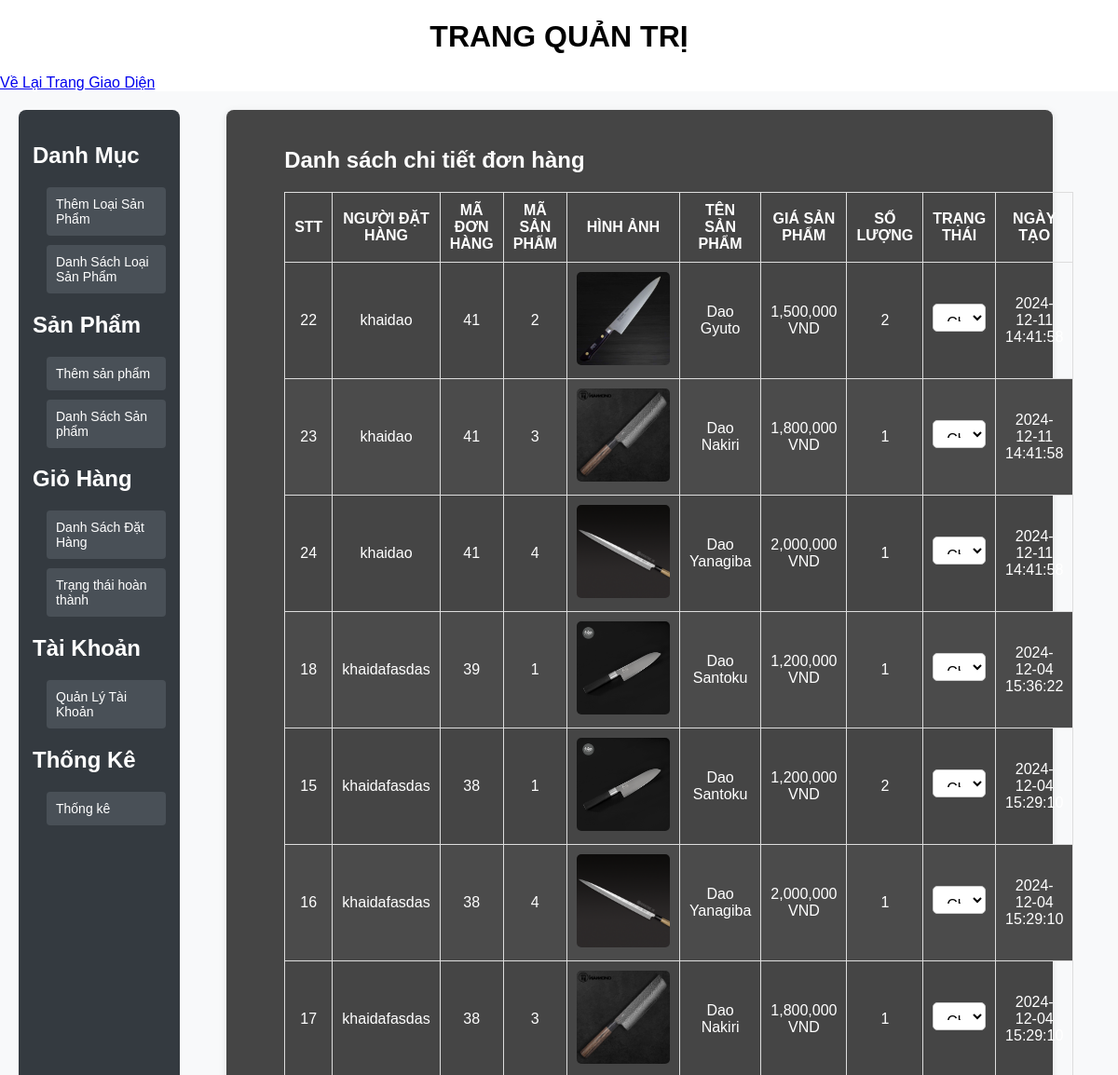
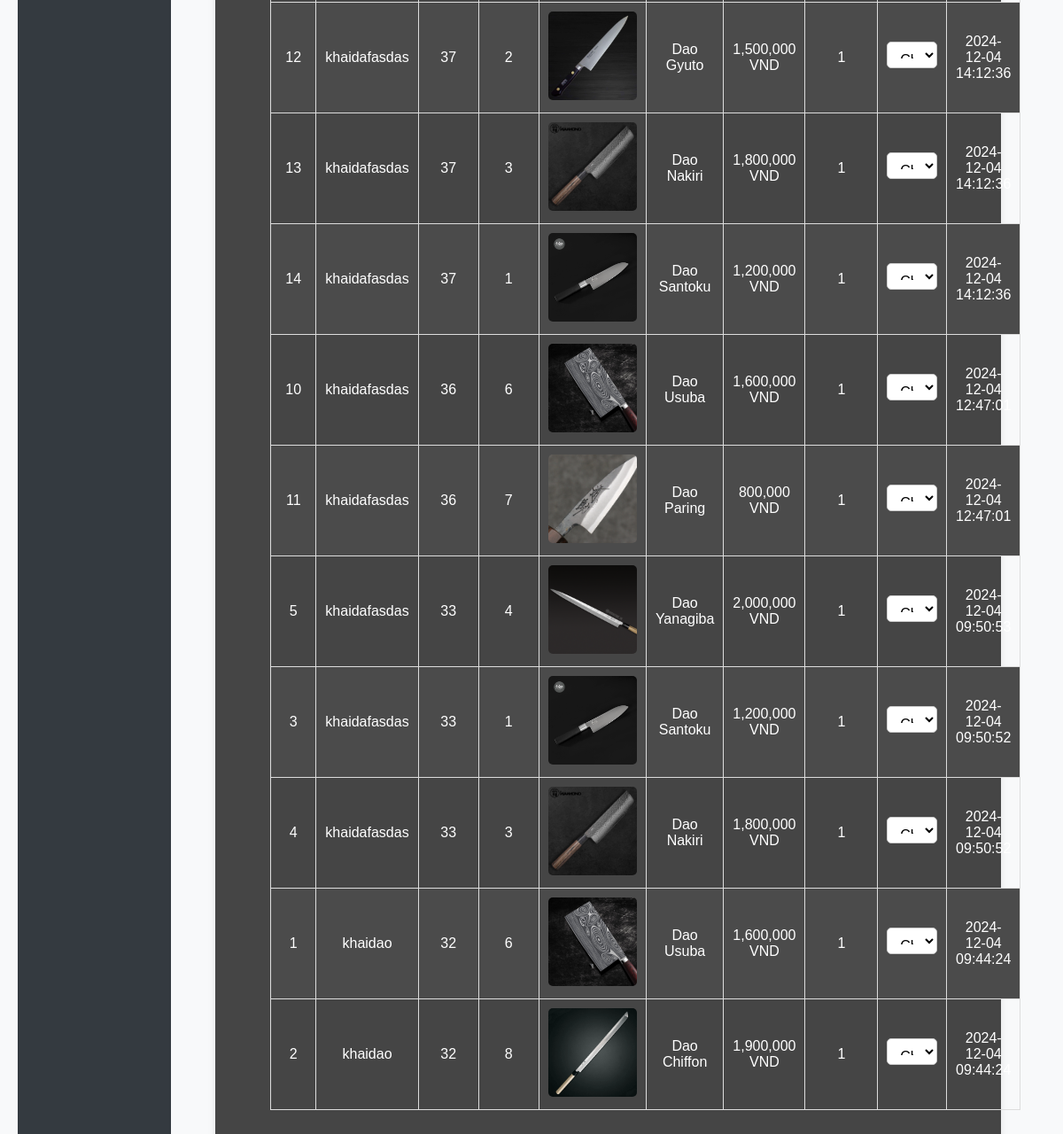
Page /admin/paymentlist.php on the committed database (2 pictures, top to bottom).
### tables this page shows
CREATE TABLE `tbl_payment_detail` (
  `detail_id` int(11) NOT NULL,
  `order_id` int(11) NOT NULL,
  `product_id` int(11) NOT NULL,
  `product_name` varchar(255) NOT NULL,
  `product_price` decimal(10,2) NOT NULL,
  `product_quantity` int(11) NOT NULL,
  `product_img` varchar(255) DEFAULT NULL,
  `status` varchar(50) DEFAULT NULL,
  `created_at` datetime DEFAULT CURRENT_TIMESTAMP
);

CREATE TABLE `tbl_user` (
  `id` int(11) NOT NULL,
  `username` varchar(50) NOT NULL,
  `password` varchar(255) DEFAULT NULL,
  `email` varchar(255) NOT NULL,
  `phone` varchar(20) NOT NULL,
  `role` tinyint(4) NOT NULL DEFAULT '2',
  `created_at` datetime DEFAULT CURRENT_TIMESTAMP
);

### admin/database.php (called while the page is built, shortened)
<?php
class Database {
    private static $instance = null;
    private $link;
    public $host = DB_HOST;
    public $user = DB_USER;
    public $pass = DB_PASS;
    public $dbname = DB_NAME;
    public static function getInstance() {
        if (self::$instance === null) {
            self::$instance = new Database();
        }
        return self::$instance;
    }
    private function connectDB() {
        $this->link = new mysqli($this->host, $this->user, $this->pass, $this->dbname);
    }
    public function select($query, $params = []) {
        $stmt = $this->prepare($query);
        $stmt->execute();
        $result = $stmt->get_result();
        if ($result->num_rows > 0) {
            return $result;
        } else {
            return false;
        }
    }
    public function prepare($query) {
        $stmt = $this->link->prepare($query);
        return $stmt;
    }
}
?>

### admin/paymentlist.php (the view, shortened to what this page needs)
<?php
include_once "database.php";
$db = Database::getInstance();
$query = "SELECT pd.detail_id, pd.order_id, pd.product_id, pd.product_name, pd.product_price, pd.product_quantity, pd.product_img, pd.status, pd.created_at, u.username AS user_name
          FROM tbl_payment_detail pd
          JOIN tbl_payment p ON pd.order_id = p.id
          JOIN tbl_user u ON p.user_id = u.id
          ORDER BY pd.created_at DESC";
$result = $db->select($query);
?>
<!DOCTYPE html>
<html lang="en">
<head>
    <link rel="stylesheet" href="style.css">
</head>
<body>
<div class="admin-content-right">
    <div class="admin-content-right-product_list">
        <h1>Danh sách chi tiết đơn hàng</h1>
        <table border="1" cellspacing="0" cellpadding="10">
            <thead>
                <tr>
                    <th>STT</th>
                    <th>Người đặt hàng</th>
                    <th>Mã Đơn Hàng</th>
                    <th>Mã Sản Phẩm</th>
                    <th>Hình Ảnh</th>
                    <th>Tên Sản Phẩm</th>
                    <th>Giá Sản Phẩm</th>
                    <th>Số Lượng</th>
                    <th>Trạng Thái</th>
                    <th>Ngày Tạo</th>
                </tr>
            </thead>
            <tbody>
                <?php
                if ($result) {
                    while ($row = $result->fetch_assoc()) {
                        echo "<tr>";
                        echo "<td>" . $row['detail_id'] . "</td>";
                        echo "<td>" . $row['user_name'] . "</td>";
                        echo "<td>" . $row['order_id'] . "</td>";
                        echo "<td>" . $row['product_id'] . "</td>";
                        echo "<td><img src='/Duan1/view/" . $row['product_img'] . "' alt='Ảnh Sản Phẩm' width='100'></td>";
                        echo "<td>" . $row['product_name'] . "</td>";
                        echo "<td>" . number_format($row['product_price']) . " VND</td>";
                        echo "<td>" . $row['product_quantity'] . "</td>";
                        echo "<td>";
                    if ($row['status'] == 'Đã giao') {
                        echo "<span style='color: green;'>$row[status]</span>";
                    } elseif ($row['status'] == 'Đã huỷ') {
                        echo "<span style='color: red;'>$row[status]</span>";
                    } else {
                        echo "<form method='POST' style='display:inline;'>";
                        echo "<select name='status' onchange='this.form.submit()'>";
                        $statuses = ['Chờ Xử Lý', 'Đang chuẩn bị', 'Đang giao', 'Đã giao'];
                        foreach ($statuses as $status) {
                            $selected = $row['status'] == $status ? "selected" : "";
                            echo "<option value='$status' $selected>$status</option>";
                        }
                        echo "</select>";
                        echo "</form>";
                    }
                    echo "</td>";
                        echo "<td>" . $row['created_at'] . "</td>";
                        echo "</tr>";
                    }
                }
                ?>
            </tbody>
        </table>
    </div>
</div>
</body>
</html>

### admin/style.css (style rules this page uses)
body { background-color: #ffffff; color: white; font-family: Arial, sans-serif; margin: 0; padding: 0; }
.admin-content-right { margin: 20px; background-color: #444; padding: 20px; border-radius: 8px; box-shadow: 0 4px 8px rgba(0, 0, 0, 0.2); }
.admin-content { display: flex; font-family: Arial, sans-serif; background-color: #f8f9fa; padding: 20px; }
.admin-content-left { width: 250px; background-color: #343a40; padding: 15px; border-radius: 8px; }
.admin-content-left ul { list-style: none; padding: 0; margin: 0; }
.admin-content-left ul li { margin-bottom: 10px; }
.admin-content-left ul li a { color: #ffffff; text-decoration: none; font-size: 16px; display: block; padding: 10px; border-radius: 4px; transition: background-color 0.3s; }
.admin-content-left ul li ul { margin-top: 5px; padding-left: 15px; }
.admin-content-left ul li ul li a { font-size: 14px; background-color: #495057; }
.admin-content-right-product-add input,select { width: 200px; height: 30px; display: block; margin: 6px 0 12px; padding-left: 12px; }
.admin-content-right { width: 100%; max-width: 2000px; margin: 0 50px; padding: 20px; background-color: #454545; border-radius: 8px; box-shadow: 0 2px 8px rgba(0, 0, 0, 0.1); }
form { display: grid; gap: 15px; }
input[type="text"], input[type="file"], textarea, select { width: 100%; padding: 10px; font-size: 16px; border: 1px solid #ccc; border-radius: 5px; }
select { background-color: #fff; cursor: pointer; }
form input, form textarea, form select { width: 100%; }
.admin-content-right-product_list { margin: 20px auto; width: 90%; font-family: Arial, sans-serif; }
.admin-content-right-product_list table { width: 100%; border-collapse: collapse; text-align: center; margin-top: 20px; }
.admin-content-right-product_list table th, .admin-content-right-product_list table td { border: 1px solid #ddd; padding: 10px; vertical-align: middle; }
.admin-content-right-product_list table th { font-weight: bold; text-transform: uppercase; }
.admin-content-right-product_list table tr:nth-child(even) { background-color: #4b4b4b; }
.admin-content-right-product_list table img { border-radius: 5px; width: 100px; height: auto; }

### rows in the picture
tbl_payment_detail: detail_id "22", tbl_user.username "khaidao", order "41", product "2", product_img (picture), product_name "Dao Gyuto", product_price "1,500,000", product_quantity "2", created_at "2024-12-11 14:41:58"
tbl_payment_detail: detail_id "23", tbl_user.username "khaidao", order "41", product "3", product_img (picture), product_name "Dao Nakiri", product_price "1,800,000", product_quantity "1", created_at "2024-12-11 14:41:58"
tbl_payment_detail: detail_id "24", tbl_user.username "khaidao", order "41", product "4", product_img (picture), product_name "Dao Yanagiba", product_price "2,000,000", product_quantity "1", created_at "2024-12-11 14:41:58"
tbl_payment_detail: detail_id "18", tbl_user.username "khaidafasdas", order "39", product "1", product_img (picture), product_name "Dao Santoku", product_price "1,200,000", product_quantity "1", created_at "2024-12-04 15:36:22"
tbl_payment_detail: detail_id "15", tbl_user.username "khaidafasdas", order "38", product "1", product_img (picture), product_name "Dao Santoku", product_price "1,200,000", product_quantity "2", created_at "2024-12-04 15:29:10"
tbl_payment_detail: detail_id "16", tbl_user.username "khaidafasdas", order "38", product "4", product_img (picture), product_name "Dao Yanagiba", product_price "2,000,000", product_quantity "1", created_at "2024-12-04 15:29:10"
tbl_payment_detail: detail_id "17", tbl_user.username "khaidafasdas", order "38", product "3", product_img (picture), product_name "Dao Nakiri", product_price "1,800,000", product_quantity "1", created_at "2024-12-04 15:29:10"
tbl_payment_detail: detail_id "12", tbl_user.username "khaidafasdas", order "37", product "2", product_img (picture), product_name "Dao Gyuto", product_price "1,500,000", product_quantity "1", created_at "2024-12-04 14:12:36"
tbl_payment_detail: detail_id "13", tbl_user.username "khaidafasdas", order "37", product "3", product_img (picture), product_name "Dao Nakiri", product_price "1,800,000", product_quantity "1", created_at "2024-12-04 14:12:36"
tbl_payment_detail: detail_id "14", tbl_user.username "khaidafasdas", order "37", product "1", product_img (picture), product_name "Dao Santoku", product_price "1,200,000", product_quantity "1", created_at "2024-12-04 14:12:36"
tbl_payment_detail: detail_id "10", tbl_user.username "khaidafasdas", order "36", product "6", product_img (picture), product_name "Dao Usuba", product_price "1,600,000", product_quantity "1", created_at "2024-12-04 12:47:01"
tbl_payment_detail: detail_id "11", tbl_user.username "khaidafasdas", order "36", product "7", product_img (picture), product_name "Dao Paring", product_price "800,000", product_quantity "1", created_at "2024-12-04 12:47:01"
tbl_payment_detail: detail_id "5", tbl_user.username "khaidafasdas", order "33", product "4", product_img (picture), product_name "Dao Yanagiba", product_price "2,000,000", product_quantity "1", created_at "2024-12-04 09:50:53"
tbl_payment_detail: detail_id "3", tbl_user.username "khaidafasdas", order "33", product "1", product_img (picture), product_name "Dao Santoku", product_price "1,200,000", product_quantity "1", created_at "2024-12-04 09:50:52"
tbl_payment_detail: detail_id "4", tbl_user.username "khaidafasdas", order "33", product "3", product_img (picture), product_name "Dao Nakiri", product_price "1,800,000", product_quantity "1", created_at "2024-12-04 09:50:52"
tbl_payment_detail: detail_id "1", tbl_user.username "khaidao", order "32", product "6", product_img (picture), product_name "Dao Usuba", product_price "1,600,000", product_quantity "1", created_at "2024-12-04 09:44:24"
tbl_payment_detail: detail_id "2", tbl_user.username "khaidao", order "32", product "8", product_img (picture), product_name "Dao Chiffon", product_price "1,900,000", product_quantity "1", created_at "2024-12-04 09:44:24"

### other values in the picture
form field status "Chờ Xử Lý"
